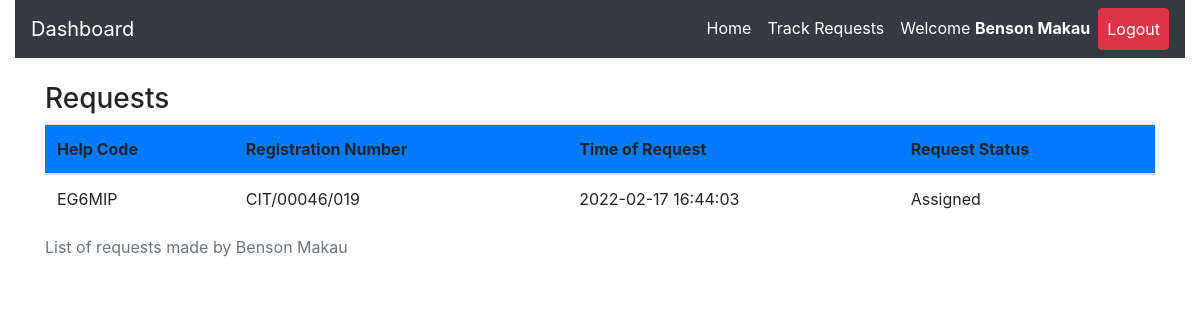
The app's page /track.php (signed in), older data.
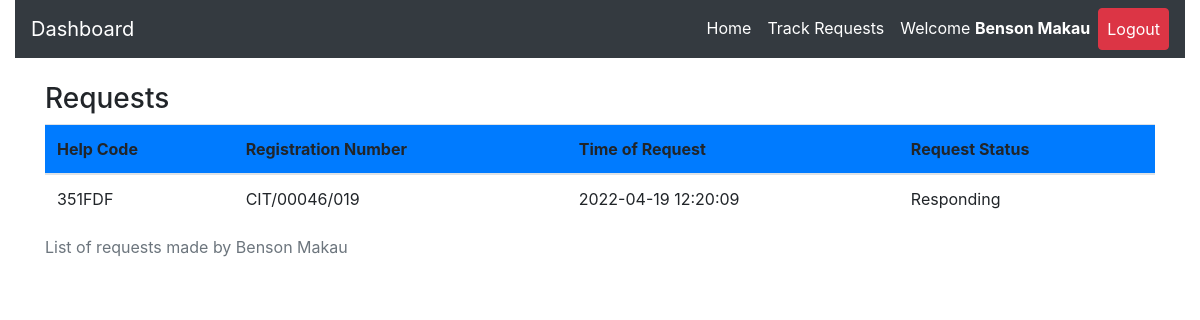
The same page, newer data.
### tables this page shows
CREATE TABLE `request_status` (
  `id` int(11) NOT NULL,
  `helpID` varchar(50) NOT NULL,
  `ip_address` varchar(100) NOT NULL,
  `request_latitude` varchar(50) NOT NULL,
  `request_longitude` varchar(50) NOT NULL,
  `status` varchar(50) DEFAULT 'Pending',
  `admNo` varchar(255) NOT NULL,
  `timestamp` datetime NOT NULL DEFAULT current_timestamp()
);

### track.php (the view, shortened to what this page needs)
<?php
include 'server.php';
?>
<!DOCTYPE html>
<html lang="en">
<?php
include './components/header.php';
?>
  <body>
    <?php
    include './components/navbar.php';
    ?>
<div class="container mt-4">
<table class="table">
  <caption>List of requests made by <?php  echo  $_SESSION['firstname'].' '. $_SESSION['lastname']; ?></caption>
  <thead>
      <h3>Requests</h3>
    <tr class='bg-primary'>
      <th scope="col">Help Code</th>
      <th scope="col">Registration Number</th>
      <th scope="col">Time of Request</th>
      <th scope="col">Request Status</th>
    </tr>
  </thead>
  <tbody>
        <?php
        if($_SESSION['username']){
            $reg_num = $_SESSION['username'];
            $data_fetch_query = "SELECT * FROM `request_status` WHERE admNo='$reg_num'";
            $data_result = mysqli_query($db, $data_fetch_query);
            if ($data_result->num_rows > 0){
                while($row = $data_result->fetch_assoc()) {
            echo "<tr> <td>" .$row["helpID"].  "</td>";
            echo "<td>" .$row["admNo"]."</td>";
            echo "<td>" .$row["timestamp"]."</td>";
            echo "<td>" .$row["status"]."</td> </tr>";
            }
            }else{
            echo "<td>"."No Requests Found"."</td>";
            }
            } else{
                echo "<td>"."No Data Found"."</td>";
            }
    ?>
              </tbody>
</table>
</div>
  </body>
</html>

Row changes from the older to the newer data that the page shows:
removed request_status: helpID "EG6MIP", admNo "CIT/00046/019", timestamp "2022-02-17 16:44:03", status "Assigned"
added request_status: helpID "351FDF", admNo "CIT/00046/019", timestamp "2022-04-19 12:20:09", status "Responding"
